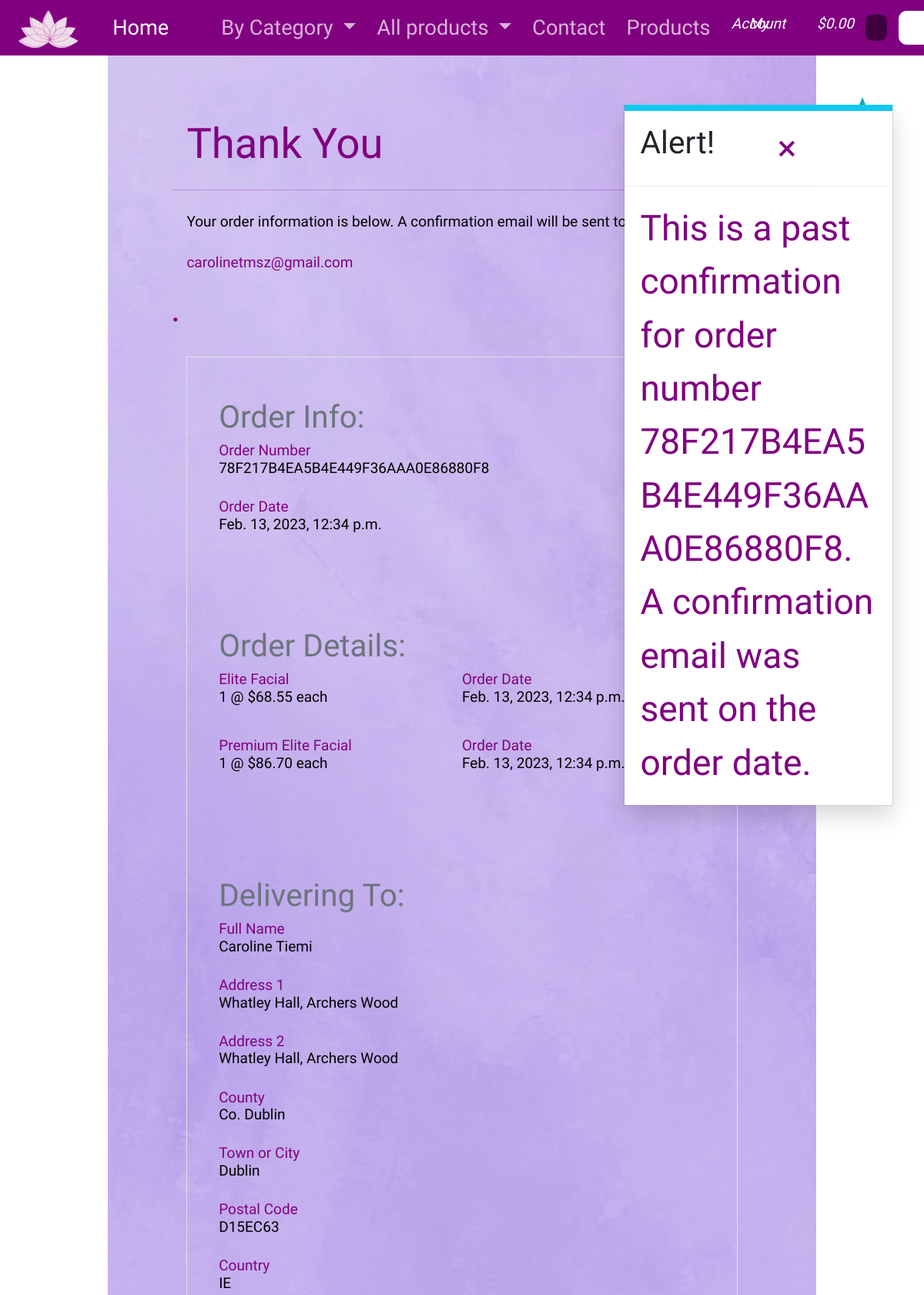
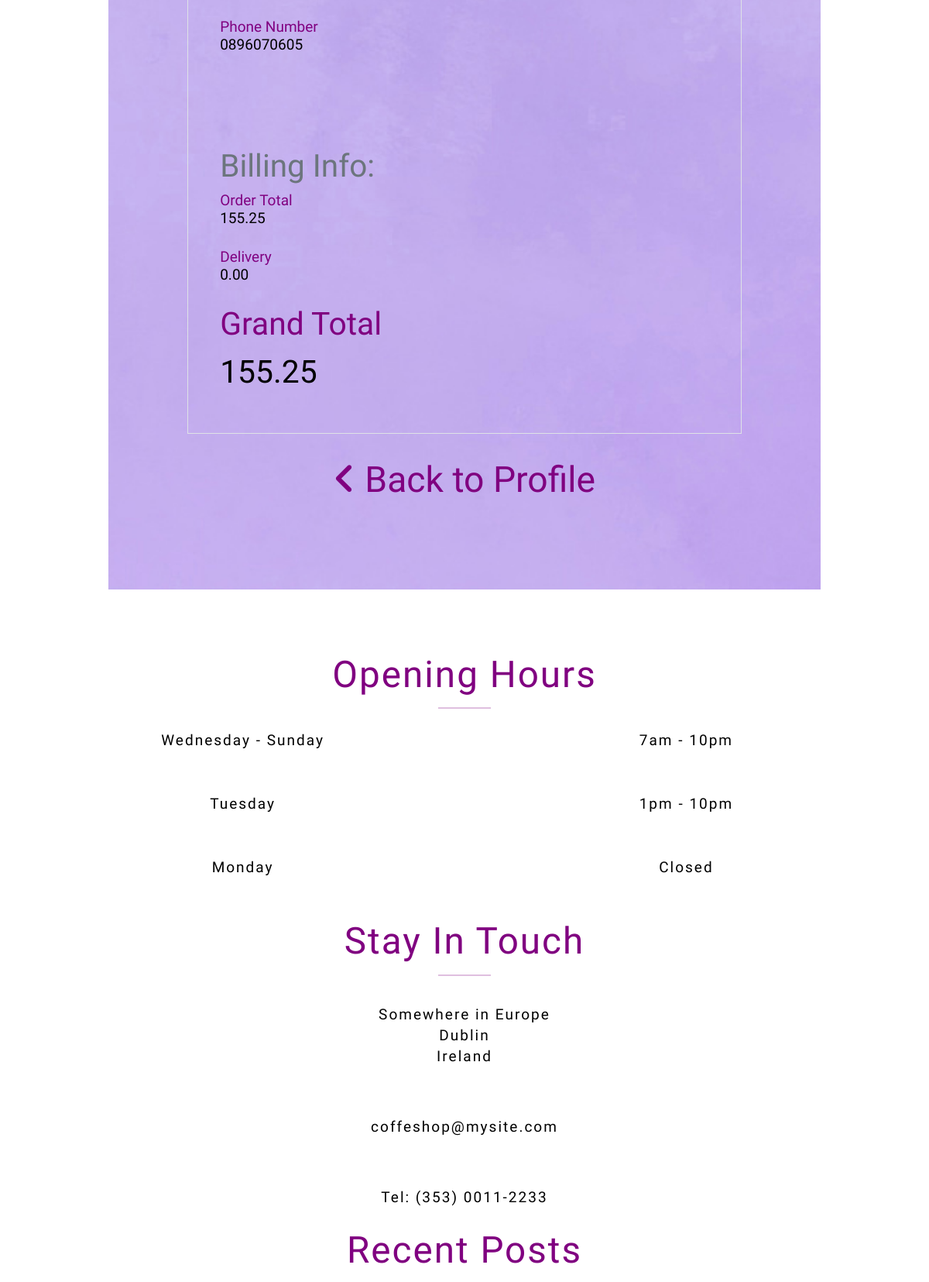
Page /profile/order_history/78F217B4EA5B4E449F36AAA0E86880F8 (upper part) on the committed database (2 pictures, top to bottom).
### checkout/models.py (models this page shows, shortened)
class Order(models.Model):
    order_number = models.CharField(max_length=32, null=False, editable=False)
    user_profile = models.ForeignKey(UserProfile, on_delete=models.SET_NULL,
                                     null=True, blank=True, related_name='orders')
    full_name = models.CharField(max_length=50, null=False, blank=False)
    email = models.EmailField(max_length=254, null=False, blank=False)
    phone_number = models.CharField(max_length=20, null=False, blank=False)
    country = CountryField(blank_label='Country *', null=False, blank=False)
    postcode = models.CharField(max_length=20, null=True, blank=True)
    town_or_city = models.CharField(max_length=40, null=False, blank=False)
    street_address1 = models.CharField(max_length=80, null=False, blank=False)
    street_address2 = models.CharField(max_length=80, null=True, blank=True)
    county = models.CharField(max_length=80, null=True, blank=True)
    date = models.DateTimeField(auto_now_add=True)
    delivery_cost = models.DecimalField(max_digits=6, decimal_places=2, null=False, default=0)
    order_total = models.DecimalField(max_digits=10, decimal_places=2, null=False, default=0)
    grand_total = models.DecimalField(max_digits=10, decimal_places=2, null=False, default=0)
    original_bag = models.TextField(null=False, blank=False, default='')
    stripe_pid = models.CharField(max_length=254, null=False, blank=False, default='')

class OrderLineItem(models.Model):
    order = models.ForeignKey(Order, null=False, blank=False, on_delete=models.CASCADE, related_name='lineitems')
    product = models.ForeignKey(Product, null=False, blank=False, on_delete=models.CASCADE)
    quantity = models.IntegerField(null=False, blank=False, default=0)
    lineitem_total = models.DecimalField(max_digits=6, decimal_places=2, null=False, blank=False, editable=False)

### products/models.py (models this page shows, shortened)
class Product(models.Model):
    category = models.ForeignKey('Category', null=True, blank=True, on_delete=models.SET_NULL)
    sku = models.CharField(max_length=254, null=True, blank=True)
    name = models.CharField(max_length=254)
    description = models.TextField()
    price = models.DecimalField(max_digits=6, decimal_places=2)
    rating = models.DecimalField(max_digits=6, decimal_places=2, null=True, blank=True)
    image_url = models.URLField(max_length=1024, null=True, blank=True)
    image = models.ImageField(null=True, blank=True)

### profiles/views.py (the view)
# urls.py: path('order_history/<order_number>', views.order_history, name='order_history'),
def order_history(request, order_number):
    order = get_object_or_404(Order, order_number=order_number)
    messages.info(request, (
        f'This is a past confirmation for order number {order_number}. '
        'A confirmation email was sent on the order date.'
    ))
    template = 'checkout/checkout_success.html'
    context = {
        'order': order,
        'from_profile': True,
    }
    return render(request, template, context)

### bag/contexts.py (called while the page is built, shortened)
def bag_contents(request):
    bag_items = []
    total = 0
    product_count = 0
    bag = request.session.get('bag', {})
    if total < settings.FREE_DELIVERY_THRESHOLD:
        delivery = total * Decimal(settings.STANDARD_DELIVERY_PERCENTAGE / 100)
        free_delivery_delta = settings.FREE_DELIVERY_THRESHOLD - total
    else:
        delivery = 0
        free_delivery_delta = 0
    grand_total = delivery + total
    context = {
        'bag_items': bag_items,
        'total': total,
        'product_count': product_count,
        'delivery': delivery,
        'free_delivery_delta': free_delivery_delta,
        'free_delivery_threshold': settings.FREE_DELIVERY_THRESHOLD,
        'grand_total': grand_total,
    }
    return context

### checkout/templates/checkout/checkout_success.html (shortened to what this page needs)
{% extends "base.html" %}
{% load static %}
{% block extra_css %}
    <link rel="stylesheet" href="{% static 'checkout/css/checkout.css' %}">
{% endblock %}
{% block content %}
    <div class="container">
        <div class="row">
            <h2 class="mb-3">Thank You</h2>
            <hr>
            <p>Your order information is below. A confirmation email will be sent to <h5>{{ order.email }}</h5>.</p>
            <div class="col">
                <div class="order-confirmation-wrapper border">
                    <div class="p-4">
                        <small class="text-muted">Order Info:</small>
                        <h5>Order Number<p>{{ order.order_number }}</p> </h5>
                        <h5>Order Date<p>{{ order.date }}</p></h5>
                    </div>
                    <div class="p-4">
                        <small class="text-muted">Order Details:</small>
                        {% for item in order.lineitems.all %}
                        <div style="display: grid; grid-template-columns: repeat(2,1fr);">
                            <h5>{{ item.product.name }}{% if item.product_size %} - Size {{ item.product.size|upper }}{% endif %}<p>{{ item.quantity }} @ ${{ item.product.price }} each</p></h5>
                            <h5>Order Date<p>{{ order.date }}</p></h5>
                        </div>
                        {% endfor %}
                    </div>
                    <div class="p-4">
                        <small class="text-muted">Delivering To:</small>
                        <h5>Full Name<p>{{ order.full_name }}</p> </h5>
                        <h5>Address 1<p>{{ order.street_address1 }}</p></h5>
                        {% if order.street_address2 %}
                            <h5>Address 2<p>{{ order.street_address1 }}</p></h5>
                        {% endif %}
                        {% if order.county %}
                            <h5>County<p>{{ order.county }}</p></h5>
                        {% endif %}
                        <h5>Town or City<p>{{ order.town_or_city }}</p></h5>
                        {% if order.postcode %}
                            <h5>Postal Code<p>{{ order.postcode }}</p></h5>
                        {% endif %}
                        <h5>Country<p>{{ order.country }}</p></h5>
                        <h5>Phone Number<p>{{ order.phone_number }}</p></h5>
                    </div>
                    <div class="p-4">
                        <small class="text-muted">Billing Info:</small>
                        <h5>Order Total<p>{{ order.order_total }}</p> </h5>
                        <h5>Delivery<p>{{ order.delivery_cost }}</p></h5>
                        <h4>Grand Total<h4 class="text-black">{{ order.grand_total }}</h4></h4>
                    </div>
                </div>
            </div>
            {% if from_profile %}
                <a href="{% url 'profile' %}" class="btn btn-black rounded-0 my-2">
                    <span class="icon mr-2">
                        <i class="fas fa-angle-left"></i>
                    </span>
                    <span>Back to Profile</span>
                </a>
            {% endif %}
        </div>
    </div>
{% endblock %}

### templates/base.html (shortened to what this page needs)
{% load static %}
<!DOCTYPE html>
<html lang="en">
    <head>
        {% block corecss %}
            <link rel="stylesheet" href="{% static 'sass/node_modules/bootstrap/dist/css/bootstrap.css' %}">
            <link rel="stylesheet" href="{% static 'sass/style.css' %}">
            <link rel="stylesheet" href="{% static 'css/base.css' %}">
            <link rel="stylesheet" href="https://maxst.icons8.com/vue-static/landings/line-awesome/line-awesome/1.3.0/css/line-awesome.min.css">
        {% endblock %}
        {% block extra_css %}
        {% endblock %}
    </head>
    <body>
        {% block navbar %}
            <nav class="navbar navbar-expand-lg bg-body-tertiary bg-light bg-primary sticky-top">
                <div class="container-fluid">
                    <a class="navbar-brand" href="/"><img src="../../../static/Pictures/Logo2.png" alt=""></a>
                    <div class="collapse navbar-collapse" id="navbarSupportedContent">
                        <ul class="navbar-nav me-auto mb-2 mb-lg-0">
                            <li class="nav-item"><a class="nav-link active" aria-current="page" href="/">Home</a></li>
                            {% include 'includes/main-nav.html' %}
                            <li class="nav-item"><a class="nav-link" href="#Contact">Contact</a></li>
                            <li class="nav-item"><a class="nav-link" href="/products">Products</a></li>
                        </ul>
                        <ul class="navbar-nav me-auto mb-2 mb-lg-0">
                            <li class="list-inline-item dropdown">
                                <a class="nav-link" href="#" id="user-options" href="#" role="button" data-bs-toggle="dropdown" aria-haspopup="true" aria-expanded="false">
                                    <div class="text-center" style="line-height: 0rem; transform: translateY(0.3rem);">
                                        <i class="las la-user-circle text-secondary"><p class="text-secondary">My Account</p></i>
                                    </div>
                                </a>
                            </li>
                            <li class="list-inline-item">
                                <a class="{% if grand_total %}text-info font-weight-bold{% else %}text-black{% endif %} nav-link" href="{% url 'view_bag' %}">
                                    <div class="text-center" style="line-height: 0rem; transform: translateY(0.3rem);">
                                        <i class="las la-shopping-bag text-secondary">
                                            <p class="text-secondary">
                                                {% if grand_total %}
                                                    ${{ grand_total|floatformat:2 }}
                                                {% else %}
                                                    $0.00
                                                {% endif %}
                                            </p>
                                        </i>
                                    </div>
                                </a>
                            </li>
                        </ul>
                        <form method="GET" action="{% url 'products' %}" class="d-flex" role="search">
                            <input class="form-control me-2" type="search" placeholder="Search" name="q">
                            <button class="btn btn-secondary" type="submit"></button>
                        </form>
                    </div>
                </div>
            </nav>
        {% endblock %}
        {% if messages %}
        <div class="message-container">
            {% for message in messages %}
                {% with message.level as level %}
                    {% if level == 40 %}
                        {% include 'includes/toasts/toast_error.html' %}
                    {% elif level == 30 %}
                        {% include 'includes/toasts/toast_warning.html' %}
                    {% elif level == 25 %}
                        {% include 'includes/toasts/toast_success.html' %}
                    {% else %}
                        {% include 'includes/toasts/toast_info.html' %}
                    {% endif %}
                {% endwith %}
            {% endfor %}
        </div>
        {% endif %}
        {% block content %}
        {% endblock %}
        {% block footer %}
            <div class="footer">
                <div class="grid-footer">
                    <div class="margin-footer">
                        <h3>Opening Hours</h3>
                        <hr>
                        <div><p>Wednesday - Sunday</p><p>7am - 10pm</p></div>
                        <div><p>Tuesday</p><p>1pm - 10pm</p></div>
                        <div><p>Monday</p><p>Closed</p></div>
                    </div>
                    <div class="p-info-font">
                        <h3>Stay In Touch</h3>
                        <hr>
                        <a href="#"><p>Somewhere in Europe<br>Dublin<br>Ireland</p></a>
                        <a href="#"><p>coffeshop@mysite.com</p></a>
                        <a href="#"><p>Tel: (353) 0011-2233</p></a>
                    </div>
                    <div class="post">
                        <h3>Recent Posts</h3>
                    </div>
                </div>
            </div>
        {% endblock %}
    </body>
</html>

### templates/includes/main-nav.html (shortened to what this page needs)
<li class="nav-item dropdown">
    <a class="nav-link dropdown-toggle" href="#" role="button" id="all-products-link" data-bs-toggle="dropdown" aria-haspopup="true" aria-expanded="false">
        By Category
    </a>
</li>
<li class="nav-item dropdown">
    <a class="nav-link dropdown-toggle" href="#" role="button" id="all-products-link" data-bs-toggle="dropdown" aria-haspopup="true" aria-expanded="false">
        All products
    </a>
</li>

### templates/includes/toasts/toast_info.html
<div class="toast custom-toast rounded-0 border-top-0" data-autohide="false">
    <div class="arrow-up arrow-info"></div>
    <div class="w-100 toast-capper bg-info"></div>
    <div class="toast-header bg-white text-dark">
        <h4 class="mr-auto">Alert!</h4>
        <button type="button" class="close bg-white ms-5" style="border-style: none;" data-dismiss="toast" aria-label="Close">
            <span aria-hidden="true">&times;</span>
        </button>
    </div>
    <div class="toast-body bg-white">
        {{ message }}
    </div>
</div>

### static/css/base.css (style rules this page uses)
* { color: purple; font-size: 1.7rem; padding: 0; margin: 0; font-family: 'Julius Sans One', sans-serif; }
p { font-size: 0.7rem; font-family: 'Mali', cursive; color: black; }
h5 { font-size: 0.7rem; font-family: 'Mali', cursive; }
a { text-decoration: none; }
.navbar { padding: 0rem; }
.navbar-brand img { height: 2rem; }
.navbar-nav a { font-size: 1rem; }
.row { padding: 3rem 3rem; background-image: url(../Pictures/background-purple.jpg); background-size: cover; background-repeat: no-repeat; background-attachment: fixed; margin: 0; }
.form-control { padding: 0.1rem 0.5rem; margin: 0.1rem 0; border: solid 2px purple; cursor: text; font-family: 'Mali', cursive; font-size: 0.7rem; color: white; background-color: rgba(0, 0, 0, 0.5); }
.form-control::placeholder { color: white; }
.footer hr { display: block; width: 2.5rem; overflow: hidden; border-style: solid; border-width: 1px; }
.footer { line-height: 1rem; letter-spacing: 2px; padding: 2rem 1rem; }
.grid-footer { display: grid; grid-template-columns: repeat(3,1fr); }
.margin-footer div { display: grid; grid-template-columns: repeat(2,1fr); margin-top: 1rem; }
.p-info-font a { display: flex; margin-bottom: 0.5rem; }
.post { margin-left: -3rem; }
@media (max-width:1200px) { .footer hr { margin: auto; } }
@media (max-width:1200px) { .grid-footer { display: block; margin: auto; text-align: center; } }
@media (max-width:1200px) { .p-info-font { text-align: center; } }
@media (max-width:1200px) { .p-info-font a { display: block; } }
@media (max-width:1200px) { .margin-footer { margin: 1rem 0; } }
@media (max-width:1200px) { .post { margin: auto; } }
.message-container { position: fixed; top: 5rem; right: 5vh; z-index: 99999999999; }
.custom-toast { overflow: visible; }
.toast-capper { height: 0.3rem; }
.arrow-up { width: 0; height: 0; border-left: 4px solid transparent; border-right: 4px solid transparent; border-bottom: 10px solid black; position: absolute; top: -10px; right: 36px; }
.arrow-info { border-bottom-color: #17a2b8 !important; }

### rows in the picture
Order: email "carolinetmsz@gmail.com", order_number "78F217B4EA5B4E449F36AAA0E86880F8", date "Feb. 13, 2023, 12:34 p.m.", full_name "Caroline Tiemi", street_address1 "Whatley Hall, Archers Wood", county "Co. Dublin", town_or_city "Dublin", postcode "D15EC63", country "IE", phone_number "0896070605", order_total "155.25", delivery_cost "0.00", grand_total "155.25"
OrderLineItem: product.name "Elite Facial", quantity "1", product.price "68.55"
OrderLineItem: product.name "Premium Elite Facial", quantity "1", product.price "86.70"

### other values in the picture
{{ message }} "This is a past confirmation for order number 78F217B4EA5B4E449F36AAA0E86880F8. A confirmation email was sent on the order date."
